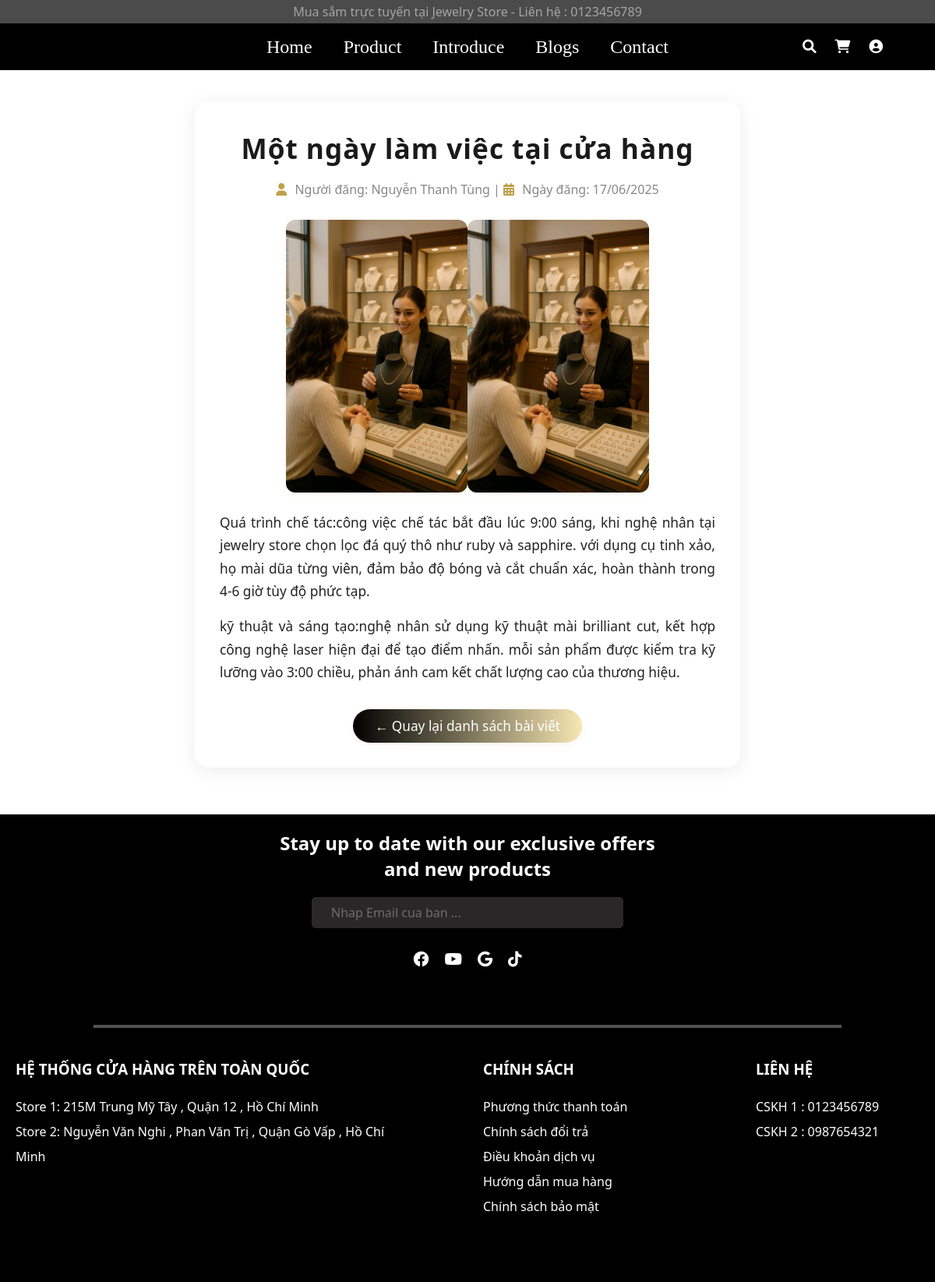
Screenshot of /pages/blogs-detail.php?id=9 with the database file from the repository.
### tables this page shows
create table `bai_viet` (
  `id_bai_viet` int(11) not null auto_increment,
  `tieu_de` varchar(255) not null,
  `slug` varchar(255) not null unique, 
  `tom_tat` varchar(500), 
  `hinh_anh` varchar(1000) default null,
  `ngay_dang` timestamp default current_timestamp(),
  `ngay_cap_nhat` timestamp default current_timestamp() on update current_timestamp(),
  `id_danh_muc` int(11) not null,
  `id_nguoi_tao` int(11) not null,
  `trang_thai` enum('draft', 'published', 'archived') default 'draft',
  primary key (`id_bai_viet`),
  foreign key (`id_danh_muc`) references `danh_muc_bai_viet`(`id_danh_muc`) on delete restrict on update cascade,
  foreign key (`id_nguoi_tao`) references `quan_tri_vien`(`id_quan_tri`) on delete restrict on update cascade
);

create table `quan_tri_vien` (
  `id_quan_tri` int(11) not null auto_increment,
  `ten_dang_nhap` varchar(50) not null unique,
  `mat_khau` varchar(255) not null,
  `email` varchar(255) not null unique,
  `ho_ten` varchar(255),
  `quyen_han` varchar(50) default 'admin',
  primary key (`id_quan_tri`)
);

create table `chi_tiet_bai_viet` (
  `id_chi_tiet_bai_viet` int(11) not null auto_increment, 
  `id_bai_viet` int(11) not null,
  `noi_dung` text not null,
  `hinh_anh` varchar(1000) default null,
  `created_at` timestamp not null default current_timestamp(),
  primary key (`id_chi_tiet_bai_viet`),
  foreign key (`id_bai_viet`) references `bai_viet`(`id_bai_viet`) on delete cascade on update cascade 
);

### pages/blogs-detail.php (the view, shortened to what this page needs)
<?php
include '../includes/connect.php';
$id = isset($_GET['id']) ? intval($_GET['id']) : 0;
$sql = "SELECT bv.tieu_de, ct.noi_dung, ct.hinh_anh, ct.created_at, qtv.ho_ten
        FROM bai_viet bv
        JOIN chi_tiet_bai_viet ct ON bv.id_bai_viet = ct.id_bai_viet
        JOIN quan_tri_vien qtv ON bv.id_nguoi_tao = qtv.id_quan_tri
        WHERE bv.id_bai_viet = ?";
$stmt = $conn->prepare($sql);
$stmt->bind_param("i", $id);
$stmt->execute();
$result = $stmt->get_result();
$bv = $result->fetch_assoc();
?>
<link rel="stylesheet" href="/Jewelry Store/css/style.css">
<link rel="stylesheet" href="/Jewelry Store/css/blog_detail.css">
<link rel="stylesheet" href="https://cdnjs.cloudflare.com/ajax/libs/font-awesome/6.0.0-beta3/css/all.min.css">
<?php include '../includes/header.php'; ?>
<div class="blog-detail">
    <h1 class="blog-title"><?= htmlspecialchars($bv['tieu_de']) ?></h1>
    <div class="blog-meta">
        <i class="fas fa-user"></i> Người đăng: <?= htmlspecialchars($bv['ho_ten'] ?? 'Không rõ') ?> |
        <i class="fas fa-calendar-alt"></i> Ngày đăng: <?= date("d/m/Y", strtotime($bv['created_at'])) ?>
    </div>
    <div class="blog-content">
        <?php
        $noidung = trim($bv['noi_dung']);
        $doan = preg_split('/\r\n|\r|\n/', $noidung);
        if (!empty($bv['hinh_anh'])) {
            echo '<div class="blog-middle-image-wrapper">';
            $img = htmlspecialchars($bv['hinh_anh']);
            if (preg_match('/^https?:\/\//', $img)) {
                echo '<img class="blog-middle-image" src="' . $img . '" alt="Ảnh giữa bài">';
            } else {
                echo '<img class="blog-middle-image" src="/JewelryStore/images/blogs-detail/' . $img . '" alt="Ảnh giữa bài">';
                echo '<img class="blog-middle-image" src="/JewelryStore/images/blog-detail/' . $img . '" alt="Ảnh giữa bài">';
            }
            echo '</div>';
        }
        echo '<div class="blog-paragraphs">';
        foreach ($doan as $dong) {
            if (trim($dong) === '') continue;
            echo '<p>' . htmlspecialchars($dong) . '</p>';
        }
        echo '</div>';
        ?>
    </div>
    <div class="back-button">
        <a href="blogs.php">&larr; Quay lại danh sách bài viết</a>
    </div>
</div>
<?php include '../includes/footer.php'; ?>

### css/style.css (style rules this page uses)
* { box-sizing: border-box; margin : 0 ; padding : 0; }

### css/blog_detail.css (style rules this page uses)
.blog-detail { max-width: 700px; margin: 40px auto 60px auto; background: #fff; border-radius: 18px; box-shadow: 0 4px 24px rgba(0,0,0,0.08); padding: 36px 32px 32px 32px; font-family: 'Segoe UI', Arial, sans-serif; }
.blog-title { text-align: center; font-size: 2.2rem; font-weight: bold; margin-bottom: 18px; color: #1a1a1a; letter-spacing: 1px; }
.blog-meta { text-align: center; color: #888; font-size: 1rem; margin-bottom: 28px; }
.blog-meta i { margin-right: 6px; color: #bfa14a; }
.blog-content { margin-bottom: 30px; }
.blog-middle-image-wrapper { display: flex; justify-content: center; margin: 24px 0; }
.blog-middle-image { max-width: 90%; max-height: 350px; border-radius: 12px; box-shadow: 0 2px 12px rgba(191,161,74,0.08); object-fit: cover; }
.blog-paragraphs p { font-size: 1.08rem; line-height: 1.7; color: #222; margin-bottom: 16px; text-align: justify; }
.back-button { text-align: center; margin-top: 32px; }
.back-button a { display: inline-block; padding: 10px 28px; background: linear-gradient(90deg, black 0%, #f7e7b3 100%); color: #fff; border-radius: 30px; font-size: 1.08rem; font-weight: 500; text-decoration: none; box-shadow: 0 2px 8px rgba(191,161,74,0.10); transition: background 0.2s, color 0.2s, box-shadow 0.2s; }

### rows the page displays
bai_viet: tieu_de "Một ngày làm việc tại cửa hàng", id_nguoi_tao.ho_ten "Nguyễn Thanh Tùng", chi_tiet_bai_viet.created_at "17/06/2025", chi_tiet_bai_viet.hinh_anh (picture), chi_tiet_bai_viet.noi_dung "Quá trình chế tác:công việc chế tác bắt đầu lúc 9:00 sáng, khi nghệ nhân tại jewelry store chọn lọc đá quý thô như ruby và sapphire. với dụng cụ tinh xảo, họ mài dũa từng viên, đảm bảo độ bóng và cắt chuẩn xác, hoàn thành trong 4-6 giờ tùy độ phức tạp.", chi_tiet_bai_viet.noi_dung "kỹ thuật và sáng tạo:nghệ nhân sử dụng kỹ thuật mài brilliant cut, kết hợp công nghệ laser hiện đại để tạo điểm nhấn. mỗi sản phẩm được kiểm tra kỹ lưỡng vào 3:00 chiều, phản ánh cam kết chất lượng cao của thương hiệu."
